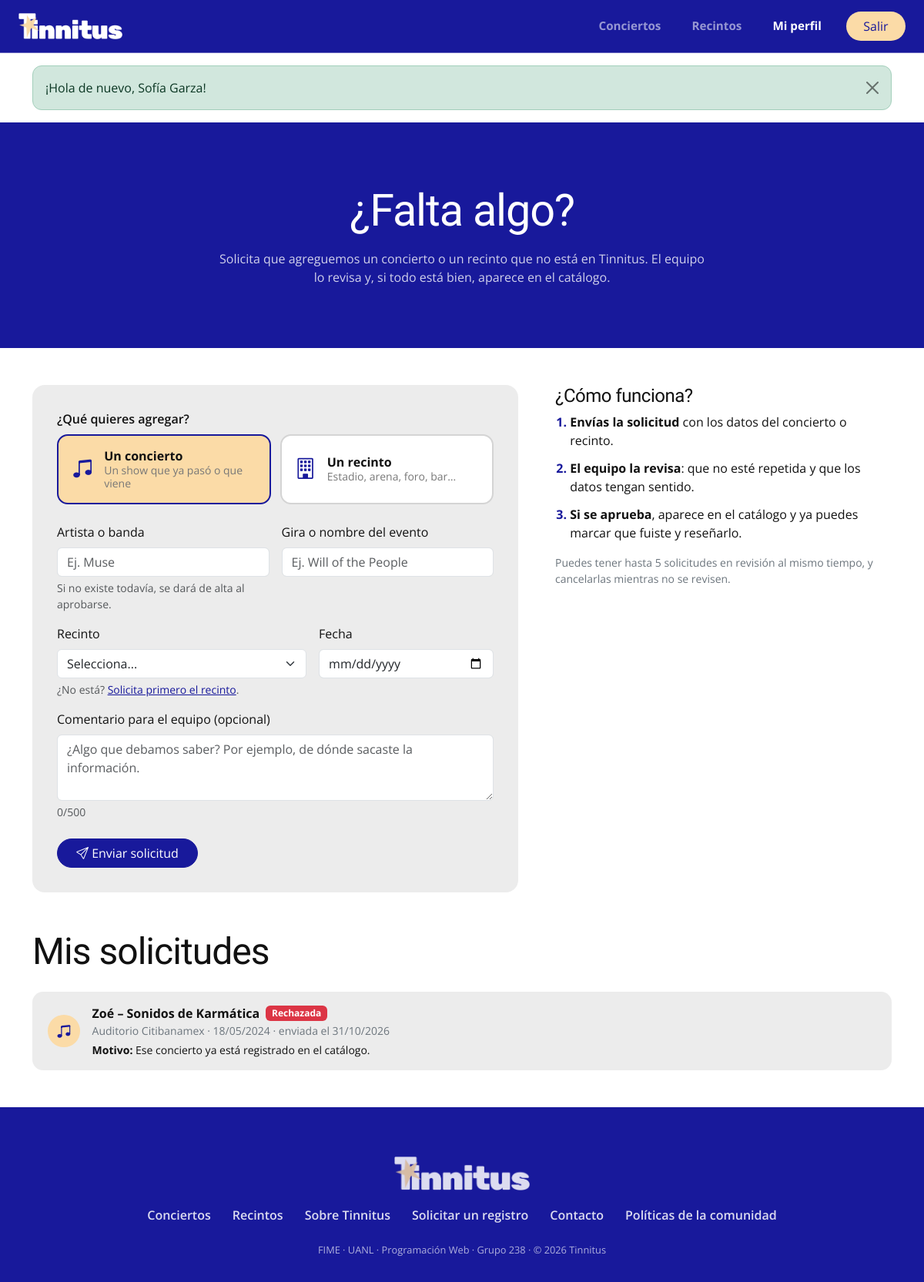
The page /solicitar.php (signed in) on the database as committed earlier.
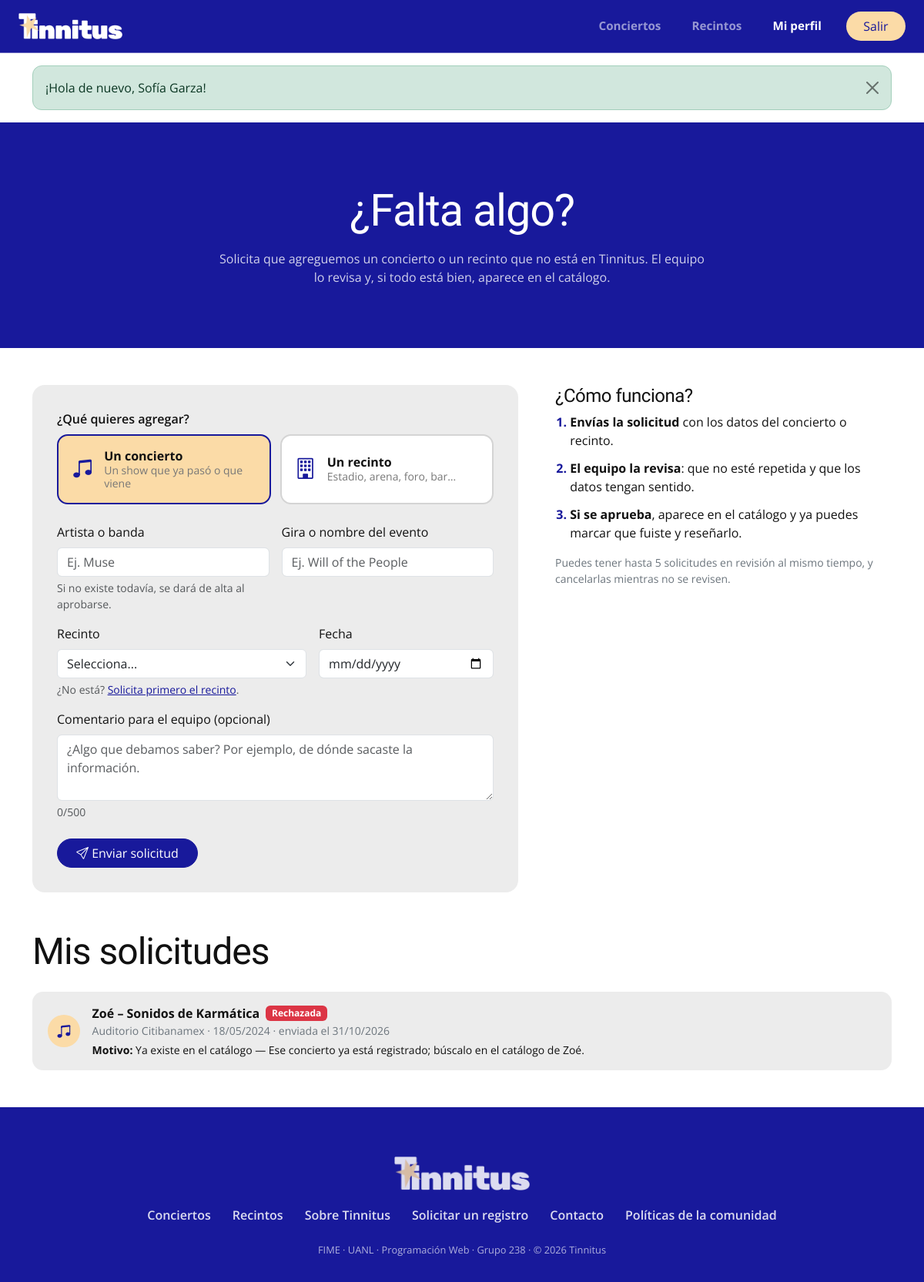
The same page on the database as committed later.
### tables this page shows
CREATE TABLE solicitudes (
    id              INT UNSIGNED AUTO_INCREMENT PRIMARY KEY,
    usuario_id      INT UNSIGNED NOT NULL,
    tipo            ENUM('concierto','recinto') NOT NULL,
    estado          ENUM('pendiente','aprobada','rechazada') NOT NULL DEFAULT 'pendiente',
    artista         VARCHAR(120) NULL,
    gira            VARCHAR(150) NULL,
    fecha           DATE         NULL,
    recinto_id      INT UNSIGNED NULL,
    nombre          VARCHAR(120) NULL,
    ciudad          VARCHAR(80)  NULL,
    capacidad       INT UNSIGNED NULL,
    tipo_recinto    ENUM('Estadio','Arena','Auditorio','Foro','Festival','Bar') NULL,
    comentario      VARCHAR(500) NULL,
    motivo_rechazo  VARCHAR(255) NULL,
    detalle_rechazo VARCHAR(255) NULL,
    creado_id       INT UNSIGNED NULL,
    revisado_por    INT UNSIGNED NULL,
    revisado_en     DATETIME     NULL,
    creado_en       DATETIME     NOT NULL DEFAULT CURRENT_TIMESTAMP,
    CONSTRAINT chk_solicitud_datos CHECK (
        (tipo = 'concierto' AND artista IS NOT NULL AND gira IS NOT NULL AND fecha IS NOT NULL AND recinto_id IS NOT NULL)
        OR (tipo = 'recinto' AND nombre IS NOT NULL AND ciudad IS NOT NULL AND tipo_recinto IS NOT NULL
            AND capacidad BETWEEN 1 AND 200000)),
    CONSTRAINT fk_solicitud_usuario FOREIGN KEY (usuario_id)
        REFERENCES usuarios(id) ON DELETE CASCADE,
    CONSTRAINT fk_solicitud_recinto FOREIGN KEY (recinto_id)
        REFERENCES recintos(id) ON DELETE CASCADE,
    CONSTRAINT fk_solicitud_revisor FOREIGN KEY (revisado_por)
        REFERENCES usuarios(id) ON DELETE SET NULL,
    INDEX idx_solicitudes_estado (estado)
);

CREATE TABLE recintos (
    id         INT UNSIGNED AUTO_INCREMENT PRIMARY KEY,
    nombre     VARCHAR(120) NOT NULL,
    ciudad     VARCHAR(80)  NOT NULL,
    capacidad  INT UNSIGNED NOT NULL,
    tipo       ENUM('Estadio','Arena','Auditorio','Foro','Festival','Bar') NOT NULL,
    estado     ENUM('activo','inactivo') NOT NULL DEFAULT 'activo',
    CONSTRAINT chk_capacidad CHECK (capacidad BETWEEN 1 AND 200000),
    CONSTRAINT uq_recinto UNIQUE (nombre, ciudad)
);

### includes/auth.php (called while the page is built, shortened)
<?php
require_once __DIR__ . '/db.php';
function current_user(): ?array
{
    return $_SESSION['user'] ?? null;
}
function e(?string $text): string
{
    return htmlspecialchars($text ?? '', ENT_QUOTES, 'UTF-8');
}

### includes/db.php (called while the page is built, shortened)
<?php
function db(): PDO
{
    static $pdo = null;
    if ($pdo === null) {
        $dsn = 'mysql:host=' . DB_HOST . ';port=' . DB_PORT . ';dbname=' . DB_NAME . ';charset=utf8mb4';
        $pdo = new PDO($dsn, DB_USER, DB_PASS, [
            PDO::ATTR_ERRMODE            => PDO::ERRMODE_EXCEPTION,
            PDO::ATTR_DEFAULT_FETCH_MODE => PDO::FETCH_ASSOC,
            PDO::ATTR_EMULATE_PREPARES   => false,
        ]);
    }
    return $pdo;
}
function q(string $sql, array $params = []): PDOStatement
{
    $stmt = db()->prepare($sql);
    $stmt->execute($params);
    return $stmt;
}

### solicitar.php (the view, shortened to what the changed rows need)
<?php
require_once __DIR__ . '/includes/solicitudes.php';
$user = current_user();
$mias = q('SELECT s.*, r.nombre AS recinto FROM solicitudes s LEFT JOIN recintos r ON r.id = s.recinto_id
           WHERE s.usuario_id = ? ORDER BY s.estado = \'pendiente\' DESC, s.creado_en DESC', [$user['id']])->fetchAll();
require __DIR__ . '/includes/header.php';
?>
<section class="page-header">
    <div class="container">
        <h1>¿Falta algo?</h1>
    </div>
</section>
<div class="container py-5">
    <div class="row g-5">
        <aside class="col-lg-5">
            <h2 class="h4">¿Cómo funciona?</h2>
        </aside>
    </div>
    <h2 class="section-title mt-5" id="mis-solicitudes">Mis solicitudes</h2>
    <div class="solicitudes-lista">
        <?php foreach ($mias as $s): ?>
            <article class="solicitud-item">
                <i class="bi <?= $s['tipo'] === 'concierto' ? 'bi-music-note-beamed' : 'bi-building' ?> solicitud-icono" aria-hidden="true"></i>
                <div class="flex-grow-1">
                    <div class="d-flex flex-wrap align-items-center gap-2">
                        <strong><?= e($s['tipo'] === 'concierto' ? $s['artista'] . ' – ' . $s['gira'] : $s['nombre']) ?></strong>
                        <?= badge_estado_solicitud($s['estado']) ?>
                    </div>
                    <div class="small text-secondary"><?= e(detalle_solicitud($s)) ?> · enviada el <?= date('d/m/Y', strtotime($s['creado_en'])) ?></div>
                    <?php if ($s['estado'] === 'rechazada' && $s['motivo_rechazo']): ?>
                        <div class="small mt-1"><?= texto_rechazo($s) ?></div>
                    <?php endif; ?>
                </div>
            </article>
        <?php endforeach; ?>
    </div>
</div>
<?php require __DIR__ . '/includes/footer.php'; ?>

### includes/solicitudes.php (shortened to what the changed rows need)
<?php
require_once __DIR__ . '/auth.php';
function detalle_solicitud(array $s): string
{
    if ($s['tipo'] === 'concierto') {
        return ($s['recinto'] ?? 'recinto #' . $s['recinto_id']) . ' · ' . date('d/m/Y', strtotime($s['fecha']));
    }
    return $s['tipo_recinto'] . ' en ' . $s['ciudad'] . ' · ' . number_format($s['capacidad']) . ' personas';
}
function badge_estado_solicitud(string $estado): string
{
    return match ($estado) {
        'aprobada'  => '<span class="badge text-bg-success">Aprobada</span>',
        'rechazada' => '<span class="badge text-bg-danger">Rechazada</span>',
        default     => '<span class="badge text-bg-warning">En revisión</span>',
    };
}
function texto_rechazo(array $s): string
{
    $html = '<strong>Motivo:</strong> ' . e($s['motivo_rechazo']);
    if (!empty($s['detalle_rechazo'])) $html .= ' — ' . e($s['detalle_rechazo']);
    return $html;
}

Rows that differ between the two databases and show on the page:
changed solicitudes "Zoé – Sonidos de Karmática": motivo_rechazo "Ese concierto ya está registrado en el catálogo." → "Ya existe en el catálogo"; detalle_rechazo (not shown) → "— Ese concierto ya está registrado; búscalo en el catálogo de Zoé."
